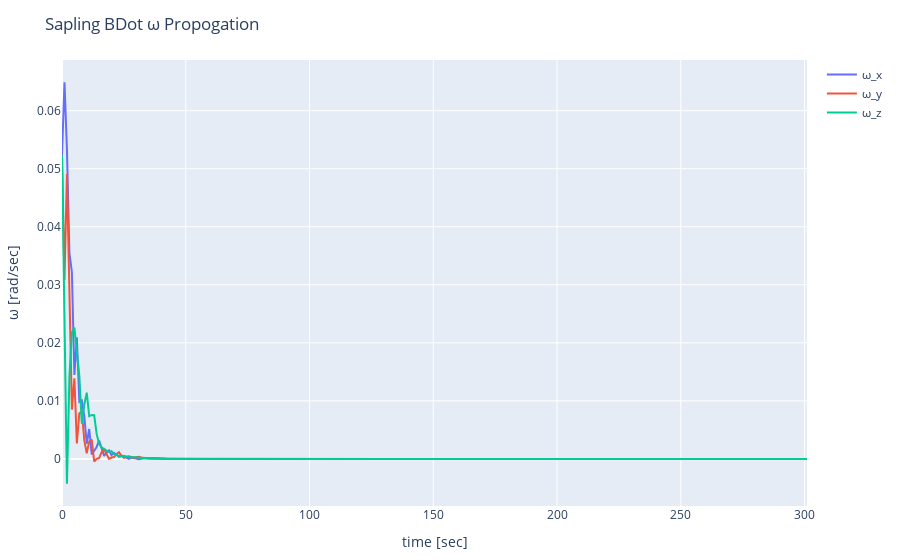

Notebook code cell kept with this figure:
### Code cell
# given constant magnetic field, do -BDot torque for one time step and progate...should see angular velocity 

# define test initial conditions
b_norm = 7*10^-5 # Tesla
M_max = 1. # A*m^2
ω_0 = [deg2rad(3.),deg2rad(3.),deg2rad(3.)] # rad/sec
I_sapling = [0.00165567, 0.00167717, 0.00178716] # kg*m^2
tol = deg2rad(0.001) # rad/sec

# propogate using RK45
time_initial = 0. # sec
time_end = time_initial + 5*60 # stop integrator after 1 min
step_size = 1 # sec
ω_history_sapling = [ω_0]
error_history_sapling = [[0.,0.,0.]]
time_history = [time_initial]

time = time_initial
print("Starting integration...\n")
while time < time_end
    global time = time_history[end]
    ω_sapling = ω_history_sapling[end]
    b_inertial = [rand(),rand(),rand()]
    b_inertial = b_norm*(b_inertial/norm(b_inertial))
    B_dot_body_norm = cross(-ω_sapling,b_inertial)/norm(cross(-ω_sapling,b_inertial))
    M_sat = -(1 - (norm(ω_0)-norm(ω_sapling))/norm(ω_0))*B_dot_body_norm
    print(norm(M_sat),"\n")
    M_B_dot_body = cross(M_sat,b_inertial)
    #     print(M_B_dot_body, "\n")
    #     M_B_dot_principle = R_body_to_Principle_Sapling * M_B_dot_body
    #     #     print(M_B_dot_principle, "    ", ω_sapling, "\n")
    #     if (norm(ω_sapling) < tol)
    #         M_B_dot_principle = [0,0,0]
    #     end
    EulerEquations_sapling(ω, time) = EulerEquations(ω, time, I_sapling, M_B_dot_body)
    ω_new_sapling, error_sapling = RK45(ω_sapling, time, step_size, EulerEquations_sapling)
    push!(time_history, time + step_size)
    push!(ω_history_sapling, ω_new_sapling)
    push!(error_history_sapling, error_sapling)
end
print("Integration finished!\n")

# plot numerical integration outputs
ω_x_vs_time = scatter(x=time_history, y=getindex.(ω_history_sapling,1), mode="lines", name="ω_x")
ω_y_vs_time = scatter(x=time_history, y=getindex.(ω_history_sapling,2), mode="lines", name="ω_y")
ω_z_vs_time =scatter(x=time_history, y=getindex.(ω_history_sapling,3), mode="lines", name="ω_z")
layout = Layout(title="Sapling BDot ω Propogation", xaxis_title="time [sec]", yaxis_title="ω [rad/sec]")
plot([ω_x_vs_time, ω_y_vs_time, ω_z_vs_time],layout)

### Figure 1 — Plotly figure (JSON) as saved in the notebook; plotly's stock layout.template omitted (floating-point values rounded to 4 significant figures; data arrays with more than 128 entries replaced by an {"elided": "..."} marker saying what was removed)
{"data": [{"mode": "lines", "name": "ω_x", "type": "scatter", "x": {"elided": "302 int values"}, "y": {"elided": "302 float values"}}, {"mode": "lines", "name": "ω_y", "type": "scatter", "x": {"elided": "302 int values"}, "y": {"elided": "302 float values"}}, {"mode": "lines", "name": "ω_z", "type": "scatter", "x": {"elided": "302 int values"}, "y": {"elided": "302 float values"}}], "layout": {"margin": {"b": 50, "l": 50, "r": 50, "t": 60}, "title": "Sapling BDot ω Propogation", "xaxis": {"title": {"text": "time [sec]"}}, "yaxis": {"title": {"text": "ω [rad/sec]"}}}}
